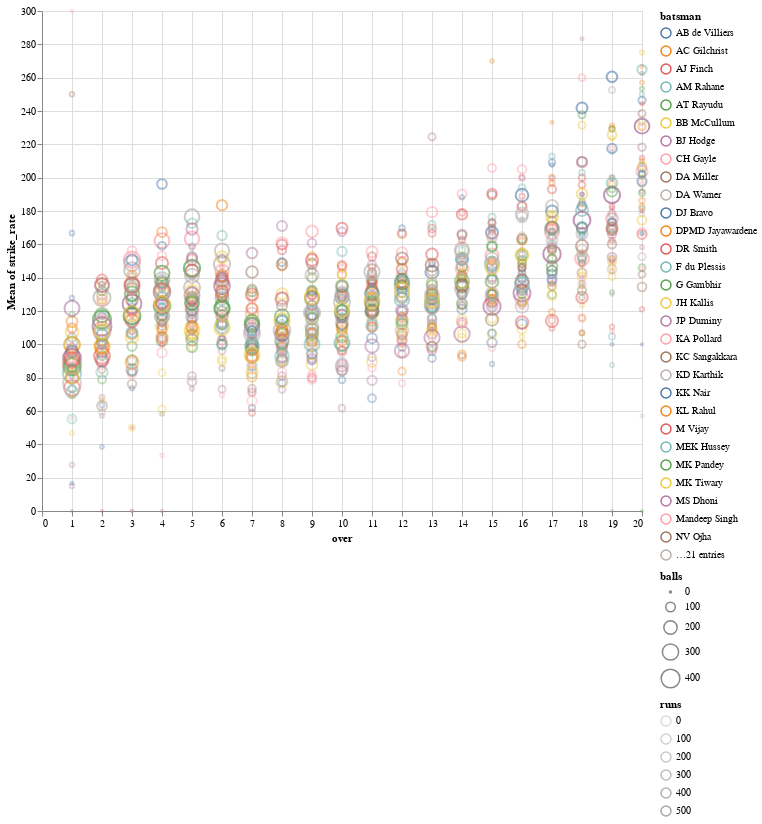

The cell this chart's notebook holds for it:
### Code cell
alt.data_transformers.disable_max_rows()

df_.columns
alt.Chart(df_[df_.batsman.isin(topbatsmen)]).mark_point(shape="circle").encode(
alt.X('over'),
alt.Y('mean(strike_rate)'),
color='batsman',
text="batsman",
size='balls',
opacity='runs',
tooltip=list(df_.columns)
).properties(width=600,height=500)

### Figure 1 — Vega-Lite specification as saved in the notebook (floating-point values rounded to 4 significant figures; data arrays with more than 128 entries replaced by an {"elided": "..."} marker saying what was removed)
{"config": {"view": {"continuousWidth": 400, "continuousHeight": 300}}, "data": {"name": "data-f652e0cac4eab9683ab66d257fe2c8df"}, "mark": {"type": "point", "shape": "circle"}, "encoding": {"color": {"field": "batsman", "type": "nominal"}, "opacity": {"field": "runs", "type": "quantitative"}, "size": {"field": "balls", "type": "quantitative"}, "text": {"field": "batsman", "type": "nominal"}, "tooltip": [{"field": "batsman", "type": "nominal"}, {"field": "over", "type": "quantitative"}, {"field": "balls", "type": "quantitative"}, {"field": "runs", "type": "quantitative"}, {"field": "strike_rate", "type": "quantitative"}], "x": {"field": "over", "type": "quantitative"}, "y": {"aggregate": "mean", "field": "strike_rate", "type": "quantitative"}}, "height": 500, "width": 600, "$schema": "https://vega.github.io/schema/vega-lite/v4.17.0.json", "datasets": {"data-f652e0cac4eab9683ab66d257fe2c8df": {"elided": "993 records"}}}
